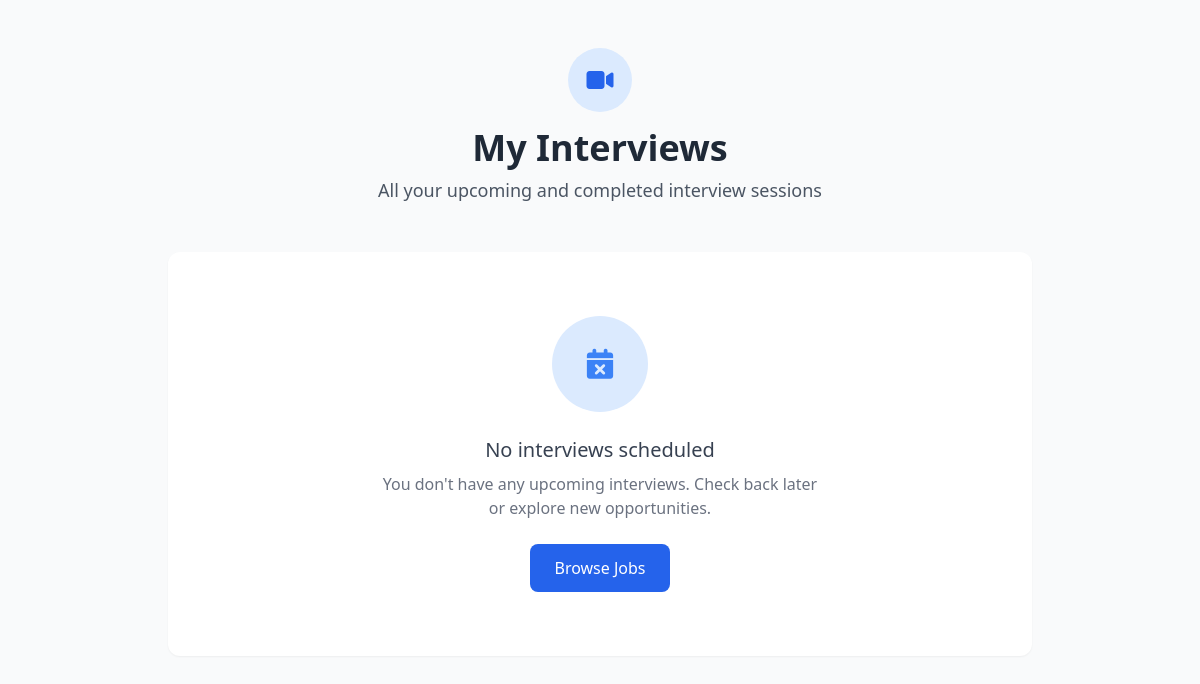
The page /interviews/my-interviews/ (signed in) on the database as committed earlier.
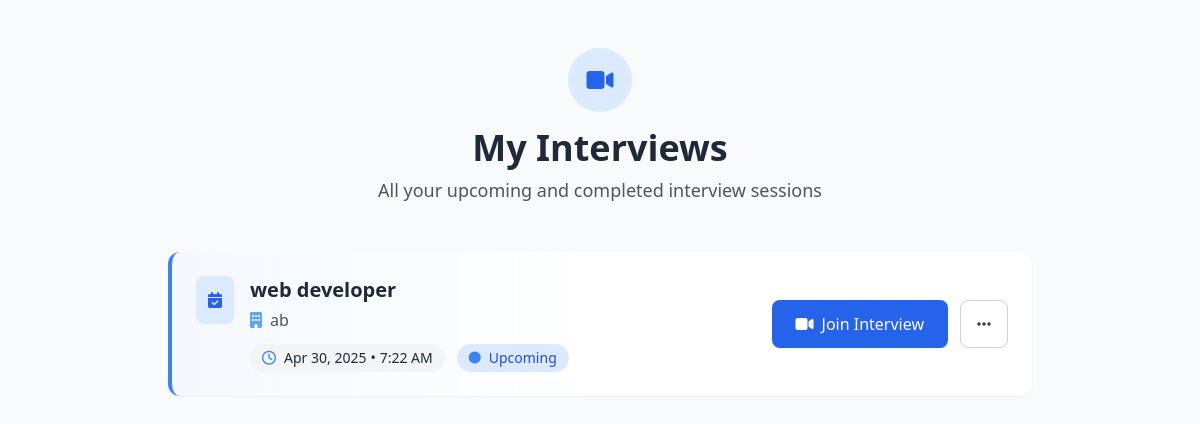
The same page on the database as committed later.
### interviews/models.py (models this page shows)
class Interview(models.Model):
    job_application = models.ForeignKey(JobApplication, on_delete=models.CASCADE, related_name='interviews')
    scheduled_time = models.DateTimeField()
    interview_link = models.URLField()

### jobs/models.py (models this page shows, shortened)
class JobApplication(models.Model):
    job = models.ForeignKey(JobPosting, on_delete=models.CASCADE, related_name='applications')
    applicant = models.ForeignKey(User, on_delete=models.CASCADE, related_name='applications')
    applied_on = models.DateTimeField(auto_now_add=True)
    status = models.CharField(max_length=50, choices=[
        ('pending', 'Pending'),
        ('accepted', 'Accepted'),
        ('rejected', 'Rejected'),
        ('interview_scheduled', 'Interview Scheduled'),
        ('offer_made', 'Offer Made'),
    ],
     default='pending'
    )
    cv = models.FileField(upload_to='cvs/', blank=True, null=True)

class JobPosting(models.Model):
    organization = models.ForeignKey(Organization, on_delete=models.CASCADE, related_name='job_postings')
    title = models.CharField(max_length=255)
    description = models.TextField()
    required_qualifications = models.TextField()
    required_skills = models.ManyToManyField(Skill, blank=True)  # Use the same Skill model
    location = models.CharField(max_length=100)
    posted_on = models.DateTimeField(auto_now_add=True)
    application_deadline = models.DateTimeField()
    job_post_image = models.ImageField(upload_to='job_images/', blank=True, null=True)
    posted_by = models.ForeignKey(User,on_delete=models.SET_NULL,null=True,related_name='posted_jobs')

### organizations/models.py (models this page shows, shortened)
class Organization(models.Model):
    user = models.OneToOneField(User, on_delete=models.CASCADE)
    name = models.CharField(max_length=255)
    description = models.TextField(blank=True, null=True)
    website = models.URLField()
    registration_number = models.CharField(max_length=100)
    profile_image = models.ImageField(upload_to='profile_images/', blank=True, null=True)
    banner_image = models.ImageField(upload_to='banner_images/', blank=True, null=True)
    created_at = models.DateTimeField(auto_now_add=True)
    updated_at = models.DateTimeField(auto_now=True)
    is_verified = models.BooleanField(default=False)  # New verification field

### interviews/views.py (the view)
# urls.py: path('my-interviews/', view_my_interviews, name='view_my_interviews'),
def view_my_interviews(request):
    interviews = Interview.objects.filter(job_application__applicant=request.user)
    return render(request, 'interviews/my_interviews.html', {'interviews': interviews})

### interviews/templates/interviews/my_interviews.html (shortened to what the changed rows need)
{% load static tailwind_tags %}
<!DOCTYPE html>
<html lang="en">
<head>
    {% tailwind_css %}
    <link href="https://cdnjs.cloudflare.com/ajax/libs/font-awesome/6.4.0/css/all.min.css" rel="stylesheet">
</head>
<body class="bg-gray-50 min-h-screen font-sans antialiased text-gray-800">
    <div class="container mx-auto px-4 py-12 max-w-4xl">
        <div class="text-center mb-12 animate-fadeIn">
            <h1 class="text-3xl md:text-4xl font-bold text-gray-800 mb-2">My Interviews</h1>
        </div>
        <div class="space-y-6">
            {% if interviews %}
                {% for interview in interviews %}
                <div class="interview-card opacity-0 delay-{% cycle '100' '200' '300' %} upcoming-interview bg-white rounded-xl p-6 shadow-sm">
                    <div class="flex flex-col md:flex-row md:items-center md:justify-between gap-6">
                        <div class="flex-1">
                            <div class="flex items-start space-x-4">
                                <div class="bg-blue-100 p-3 rounded-lg">
                                    <i class="fas fa-calendar-check text-blue-600"></i>
                                </div>
                                <div>
                                    <h3 class="text-xl font-bold text-gray-800 mb-1">{{ interview.job_application.job.title }}</h3>
                                    <p class="text-gray-600 flex items-center mb-3">
                                        <i class="fas fa-building mr-2 text-blue-400"></i>
                                        {{ interview.job_application.job.organization.name }}
                                    </p>
                                    <div class="flex flex-wrap gap-3">
                                        <div class="flex items-center bg-gray-100 px-3 py-1 rounded-full text-sm">
                                            <i class="far fa-clock mr-2 text-blue-500"></i>
                                            <span>{{ interview.scheduled_time|date:"M d, Y" }}</span>
                                            <span class="mx-1">•</span>
                                            <span>{{ interview.scheduled_time|time:"g:i A" }}</span>
                                        </div>
                                        <div class="flex items-center bg-blue-100 px-3 py-1 rounded-full text-sm text-blue-700">
                                            <i class="fas fa-circle mr-2 text-xs" style="color: #3b82f6;"></i>
                                            <span>Upcoming</span>
                                        </div>
                                    </div>
                                </div>
                            </div>
                        </div>
                        <div class="flex flex-col sm:flex-row md:flex-col lg:flex-row gap-3">
                            <a href="{{ interview.interview_link }}" target="_blank"
                               class="join-btn flex items-center justify-center space-x-2 bg-blue-600 hover:bg-blue-700 text-white font-medium px-6 py-3 rounded-lg shadow-sm transition-all duration-300">
                                <i class="fas fa-video"></i>
                                <span>Join Interview</span>
                            </a>
                            <button class="flex items-center justify-center space-x-2 bg-white border border-gray-300 hover:bg-gray-50 text-gray-700 font-medium px-4 py-3 rounded-lg transition-colors">
                                <i class="fas fa-ellipsis-h"></i>
                            </button>
                        </div>
                    </div>
                </div>
                {% endfor %}
            {% else %}
                <div class="text-center py-16 bg-white rounded-xl shadow-sm animate-fadeIn">
                    <div class="mx-auto w-24 h-24 bg-blue-100 rounded-full flex items-center justify-center mb-6">
                        <i class="fas fa-calendar-times text-blue-500 text-3xl"></i>
                    </div>
                    <h3 class="text-xl font-medium text-gray-700 mb-2">No interviews scheduled</h3>
                    <p class="text-gray-500 max-w-md mx-auto">You don't have any upcoming interviews. Check back later or explore new opportunities.</p>
                    <button class="mt-6 bg-blue-600 hover:bg-blue-700 text-white font-medium px-6 py-3 rounded-lg transition-colors">
                        Browse Jobs
                    </button>
                </div>
            {% endif %}
        </div>
    </div>
</body>
</html>

Rows that differ between the two databases and show on the page:
added Interview: job_application.job "web developer", job_application.job.organization.name "ab", scheduled_time "Apr 30, 2025", scheduled_time "7:22 AM"
Other text that changed with them:
text no longer shown: "No interviews scheduled You don't have any upcoming interviews. Check back later or explore new opportunities. Browse Jobs"
